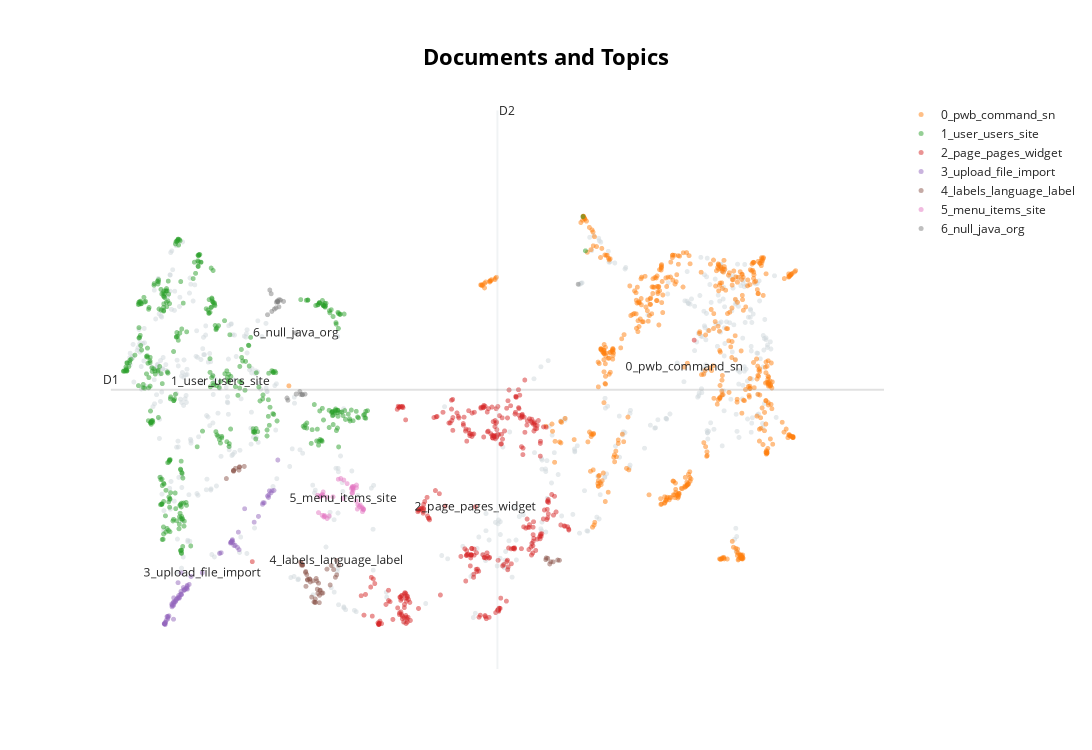

Source (notebook cell):
### Code cell
# Run the visualization with the original embeddings
topic_model.visualize_documents(texts, embeddings=embeddings)
